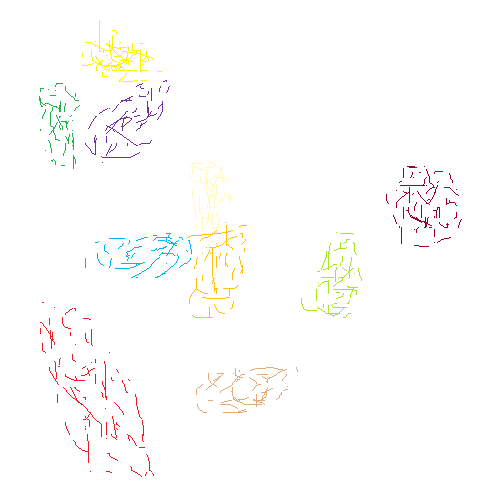
#> input picture 04_clustering/data.png, 500 x 500 px
$ jupyter execute --allow-errors clustering.ipynb
#> lines starting #> are read from the running program, lines starting #| are printed output that depends on the picture
[cell 1]
from PIL import Image
import numpy as np
import pandas as pd

def convert(img_path):

#> called with img_path = 'data.png'
    image = Image.open(img_path)
#> image is the input picture: PIL image 500x500 RGBA; mean R, G, B, A 3.4, 2.7, 1.6, 4.8
    image = image.convert("RGB")
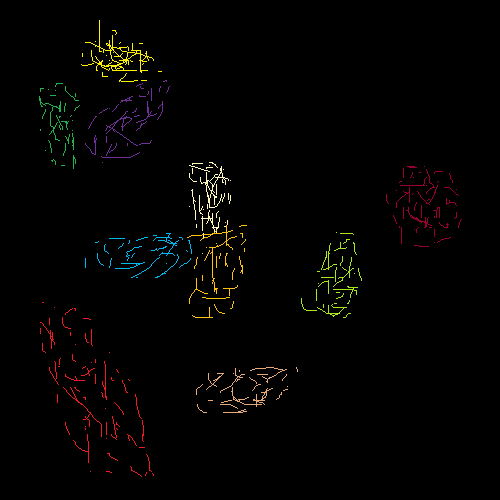
#> image: PIL image 500x500 RGB; mean R, G, B 3.4, 2.7, 1.6

    image_array = np.array(image)

    dataset = []

    for i in range(len(image_array)):
        for j in range(len(image_array[i])):

            pixel = image_array[i][j]

            if not np.array_equal(pixel, [0,0,0]):
                if pixel[0] == 255 and pixel[1] == 242:
                    dataset.append((j, 500 - i, 1))
                elif pixel[0] == 111 and pixel[1] == 49:
                    dataset.append((j, 500 - i, 0))
                elif pixel[0] == 34 and pixel[1] == 177:
                    dataset.append((j, 500 - i, 2))
                elif pixel[0] == 255 and pixel[1] == 249:
                    dataset.append((j, 500 - i, 3))
                elif pixel[0] == 153 and pixel[1] == 0:
                    dataset.append((j, 500 - i, 4))
                elif pixel[0] == 255 and pixel[1] == 194:
                    dataset.append((j, 500 - i, 5))
                elif pixel[0] == 168 and pixel[1] == 230:
                    dataset.append((j, 500 - i, 6))
                elif pixel[0] == 0 and pixel[1] == 183:
                    dataset.append((j, 500 - i, 7))
                elif pixel[0] == 237 and pixel[1] == 28:
                    dataset.append((j, 500 - i, 8))
                elif pixel[0] == 229 and pixel[1] == 170:
                    dataset.append((j, 500 - i, 9))
                else:
                    print(pixel)
#> after the loop, dataset = 4659 items, first 6: (99, 480, 1), (99, 479, 1), (99, 478, 1), (99, 477, 1), (99, 476, 1), (99, 475, 1)

    dataset = pd.DataFrame(dataset)
#> dataset = table of 4659 rows and 3 columns
    return dataset

img_path = "data.png"

dataset = convert(img_path)
#> dataset = table of 4659 rows and 3 columns

# **Wykres oryginalnych klastrów**

[cell 2]
import matplotlib.pyplot as plt

for i in range(10):
    plt.scatter(dataset.loc[dataset.iloc[:, 2] == i].iloc[:, 0], dataset.loc[dataset.iloc[:, 2] == i].iloc[:, 1])

plt.show()
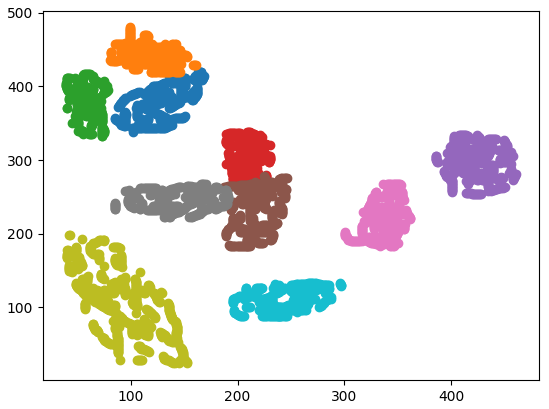
#> figure drawn by matplotlib, 1 panel

[cell 3]
from sklearn.cluster import kmeans_plusplus
from sklearn.datasets import make_blobs

data = dataset.iloc[:, :-1]
#> data = table of 4659 rows and 2 columns

# **Wykresy metryk dla zadania 1**

[cell 4]
import numpy as np
import matplotlib.pyplot as plt
from sklearn.cluster import KMeans
from sklearn.metrics import silhouette_score, calinski_harabasz_score
from sklearn import metrics

# Przykładowe dane
# X = np.random.rand(100, 2)

X = data.values
#> X = 4659 pairs, first value 39 to 461, second value 24 to 480
# Zakres rozważanych wartości k
k_values = range(2, 31)

# Listy przechowujące wartości miar jakości dla różnych k
inertia_values = []
silhouette_scores = []
ch_scores = []
labels_pred = []

# Obliczanie miar jakości dla każdego k
for k in k_values:
    # Wielokrotne wykonanie k-means
    kmeans_scores = []

    kmeans = KMeans(n_clusters=k, init='k-means++', n_init=10)
    cluster_labels = kmeans.fit_predict(X)
    kmeans_scores.append(kmeans.inertia_)  # suma kwadratów odległości

    # Obliczanie średniej i odchylenia standardowego
    mean_score = np.mean(kmeans_scores)
    std_score = np.std(kmeans_scores)

    inertia_values.append(mean_score)
    silhouette_scores.append(silhouette_score(X, cluster_labels))
    ch_scores.append(calinski_harabasz_score(X, kmeans.labels_))
    labels_pred.append(metrics.rand_score(cluster_labels, dataset.iloc[:, 2:].values.reshape(4659,)))
#> after the loop, ch_scores = 29 values, max 16227.7 at index 21, min 3439.7 at index 0, mean 13665.4; inertia_values = 29 values, max 67386891.8 at index 0, min 1175562.4 at index 28, mean 7053651.5; labels_pred = 29 values, max 0.975 at index 9, min 0.514 at index 0, mean 0.918; silhouette_scores = 29 values, max 0.605 at index 4, min 0.404 at index 27, mean 0.485

# Wykresy zależności miar jakości od k
plt.figure(figsize=(12, 4))

plt.subplot(1, 4, 1)
plt.plot(k_values, inertia_values, 'bo-')
plt.xlabel('k')
plt.ylabel('Suma odległości')
plt.title('Metoda łokcia')

plt.subplot(1, 4, 2)
plt.plot(k_values, silhouette_scores, 'ro-')
plt.xlabel('k')
plt.title('Współczynnik sylwetki')

plt.subplot(1, 4, 3)
plt.plot(k_values, ch_scores, 'go-')
plt.xlabel('k')
plt.title('Indeks Calińskiego-Harabasza')

plt.subplot(1, 4, 4)
plt.plot(k_values, labels_pred, 'go-')
plt.xlabel('k')
plt.title('Rand index')

plt.tight_layout()
plt.show()
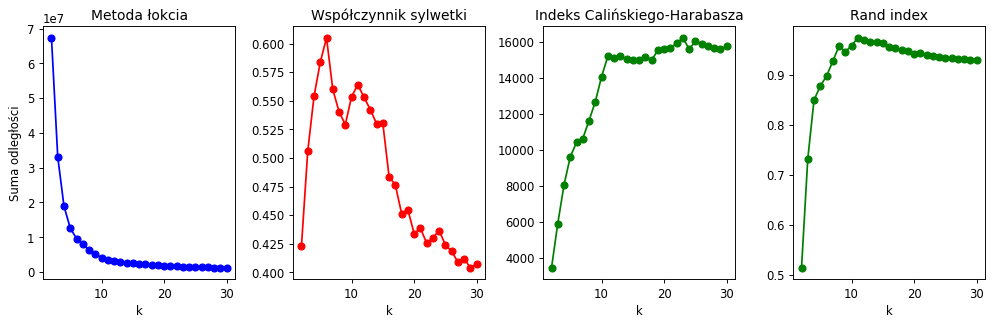
#> figure drawn by matplotlib, 4 panels; panel 1: curve peaks at x = 2, y = 67386891.8; panel 2: curve peaks at x = 6, y = 0.605; panel 3: curve peaks at x = 23, y = 16227.7; panel 4: curve peaks at x = 11, y = 0.975

Miara indeksu calińskiego-Harbasza i random index zachowują się bardzo podobnie i zachowują się prawie zgodnie z rzeczywistością 10 dostaje dobre wyniki ale nie najlepsze. Inne rezultaty daje współczynnik sylwetki dla niego najlepsze dopasowanie jest dla 6 klastrów.
Poniżej jedne z najlepszych wyników dla 6 oraz 11 klastrów.
W rzeczywistości było ich 10.

[cell 5]
kmeans = KMeans(n_clusters=6, init='k-means++', n_init=10)
cluster_labels = kmeans.fit_predict(data.values)
#> cluster_labels = 4659 values, max 5 at index 1315, min 0 at index 3354, mean 2.03

x = data.iloc[:, :-1].values
#> x = 4659 values, max 461 at index 2051, min 39 at index 604, mean 195.8
y = data.iloc[:, 1:].values
#> y = 4659 values, max 480 at index 0, min 24 at index 4658, mean 262.9

plt.scatter(x, y, c = cluster_labels, cmap='viridis')

cbar = plt.colorbar()
cbar.set_label("Values")
plt.show()
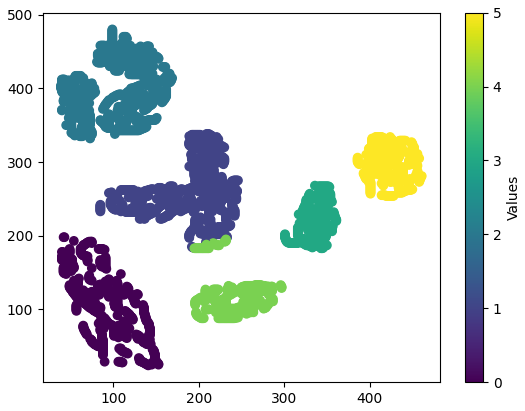
#> figure drawn by matplotlib, 2 panels

Podział dla 6 wydaje się sensowny pomimo drobnego "dziwnego" przyporządkowanie częsciowo klasy jasno niebieskiej.

[cell 6]
kmeans = KMeans(n_clusters=11, init='k-means++', n_init=10)
cluster_labels = kmeans.fit_predict(data.values)
#> cluster_labels = 4659 values, max 10 at index 2341, min 0 at index 0, mean 4.62

x = data.iloc[:, :-1].values
y = data.iloc[:, 1:].values

plt.scatter(x, y, c = cluster_labels, cmap='viridis')

cbar = plt.colorbar()
cbar.set_label("Values")
plt.show()
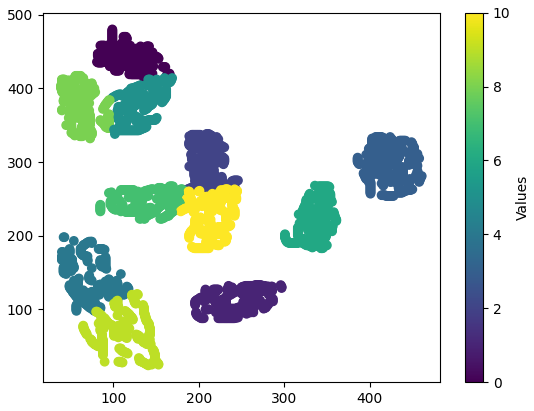
#> figure drawn by matplotlib, 2 panels

Dla 11 jest prawie idealny w rzeczywistości było 10 klas ale w lewym dolnym rogu jeden duży klaster został rozbity na dwa mniejsze.

# **Zadanie 2**

[cell 7]
import numpy as np
from scipy.stats import shapiro
from sklearn.cluster import KMeans
import math


def normality_test(data, alpha=0.05):
    # print(len(data))
    _, p_value = shapiro(data)
    return p_value > alpha

def project_points_onto_line(points, cluster_centers):
    projected_points = []
    m = (cluster_centers[1][1] - cluster_centers[0][1]) / (cluster_centers[1][0] - cluster_centers[0][0])
    c = cluster_centers[0][1] - m * cluster_centers[0][0]

    for i in points:
      num = abs(i[1] - m * i[0] - c)
      den = math.sqrt(1 + m ** 2)
      projected_points.append(num/den)

    return projected_points


def adaptive_cluster_split(X, min_cluster_size=5, alpha=0.05):
    kmeans = KMeans(n_clusters=1, n_init=3)
    kmeans.fit(X)

    res = []
    projected = []

    cluster_centers = kmeans.cluster_centers_
    cluster_labels = kmeans.labels_
    cluster_points = [X[cluster_labels == 0]]
    # print(len(cluster_points[0]))
    points = cluster_points.pop(0)

    sub_kmeans = KMeans(n_clusters=2, n_init=3)
    sub_kmeans.fit(points)
    sub_cluster_centers = sub_kmeans.cluster_centers_
    sub_cluster_labels = sub_kmeans.labels_
    sub_projected = [project_points_onto_line(points[sub_cluster_labels == 0], sub_cluster_centers), project_points_onto_line(points[sub_cluster_labels == 1], sub_cluster_centers)]
    sub_cluster_points = [points[sub_cluster_labels == 0], points[sub_cluster_labels == 1]]

    for sub_points in sub_cluster_points:
        cluster_points.append(sub_points)

    for sub in sub_projected:
      projected.append(sub)

    while len(cluster_points) > 0:
        points = cluster_points.pop(0)
        proj = projected.pop(0)
        # print(len(proj))

        if len(points) < min_cluster_size:
            continue

        if normality_test(proj, alpha):
            # Points follow a normal distribution, no further split needed
            # print("Cluster is normal:", points)
            print(len(points))
            res.append(points)
        else:
            # Split cluster into two subclusters
            # print(len(points))
            sub_kmeans = KMeans(n_clusters=2, n_init=3)
            sub_kmeans.fit(points)
            sub_cluster_centers = sub_kmeans.cluster_centers_
            sub_cluster_labels = sub_kmeans.labels_
            sub_projected = [project_points_onto_line(points[sub_cluster_labels == 0], sub_cluster_centers), project_points_onto_line(points[sub_cluster_labels == 1], sub_cluster_centers)]
            sub_cluster_points = [points[sub_cluster_labels == 0], points[sub_cluster_labels == 1]]

            for sub_points in sub_cluster_points:
                cluster_points.append(sub_points)

            for sub in sub_projected:
                projected.append(sub)

    return np.array(res)


data = dataset.iloc[:, :-1].values
#> data has the same summary as X
#> (the rest of this cell did not finish here and is left out)

#> in adaptive_cluster_split, `points = cluster_points.pop(0)`: points has the same summary as X outside adaptive_cluster_split
#> the loop in project_points_onto_line, `for i in points:` made 3289 passes
#> (i, num) on passes 1 to 3: ([407, 334], 412.9), ([408, 334], 414.5), ([409, 334], 416.1)
#> after the loop in project_points_onto_line, `for i in points:`: projected_points = 3289 values, max 249.1 at index 55, min 0.0905 at index 1330, mean 98.59
#> the loop in project_points_onto_line (call 2), `for i in points:` made 1370 passes
#> (i, num) on passes 1 to 3: ([99, 480], 60.38), ([99, 479], 59.38), ([99, 478], 58.38)
#> the loop in adaptive_cluster_split, `for sub_points in sub_cluster_points:` made 2 passes
#> after the loop in adaptive_cluster_split, `for sub_points in sub_cluster_points:`: cluster_points = 2 items
#> the loop in adaptive_cluster_split, `for sub in sub_projected:` made 2 passes
#> the loop in adaptive_cluster_split, `while len(cluster_points) > 0:` made 14 passes
#> (p_value in normality_test, sub_cluster_centers) on passes 1, 3, 4, 5, 6, 12: (5.51e-42, [[171.8, 185.1], [382.4, 260.2]]), (2.76e-22, [[193, 258.3], [149.4, 107.5]]), (2.15e-17, [[336.1, 220.4], [423.6, 295.6]]), (2.55e-25, [[215.4, 283.1], [170.1, 232.9]]), (6.2e-16, [[244.6, 110.7], [92.2, 105.6]]), (5.12e-14, [[72.5, 140.6], [112.5, 69.51]])
#> p_value in normality_test on passes 2, 7, 8, 9, 10, 11: 2.51e-13, 9.76e-10, 1e-11, 5.76e-13, 8.03e-11, 2.99e-08
#| 1370
#| 434
#| 488
#| 618
#| 600
#| 431
#| 363
#| 355
#> after the loop in adaptive_cluster_split, `while len(cluster_points) > 0:`: cluster_points = []; res = 8 items

#> (a cell that did not finish here is left out)

Najbliższy rzeczywistemu wynikowi w przypadku tej metody otrzymywałem dla 8 klastrów jak wykres poniżej. Najczęstsze podziały to k = 8, 12, 14.
W przypadku 10 wyniki były bardzo dziwne wykres drugi. A dla większej liczby klastrów rezultaty też nie były zbyt dobre.
p - value testowałem w granicach od 1 * 10e-13 do do 2 * 10e-13.
Metoda łokciowa dawała lepsze rezultaty dla danego zbioru danych.

#> (a cell that did not finish here is left out)

#> (a cell that did not finish here is left out)

#> (a cell that did not finish here is left out)

# **Zadanie 3**

## Metoda łokciowa

#> (a cell that did not finish here is left out)

#> (a cell that did not finish here is left out)

#> (a cell that did not finish here is left out)

[cell 15]
columns_to_drop = ['Known As', 'Full Name', 'Value(in Euro)', 'Positions Played', 'Best Position',
                   'Nationality', 'Image Link', 'TotalStats', 'BaseStats', 'Club Name', 'Wage(in Euro)',
                   'Release Clause', 'Club Position', 'Contract Until', 'Club Jersey Number', 'Joined On',
                   'On Loan', 'Preferred Foot', 'Weak Foot Rating', 'Skill Moves', 'International Reputation',
                   'National Team Name', 'National Team Image Link', 'National Team Position',
                   'National Team Jersey Number', 'Attacking Work Rate', 'Defensive Work Rate',
                   'Pace Total', 'Shooting Total', 'Passing Total', 'Dribbling Total', 'Defending Total',
                   'Physicality Total', 'ST Rating', 'LW Rating', 'LF Rating', 'CF Rating', 'RF Rating',
                   'RW Rating', 'CAM Rating', 'LM Rating', 'CM Rating', 'RM Rating', 'LWB Rating',
                   'CDM Rating', 'RWB Rating', 'LB Rating', 'CB Rating', 'RB Rating', 'GK Rating']

#> (the rest of this cell did not finish here and is left out)

Zostawiamy do klasteryzacji poniższe kolumny.

#> (a cell that did not finish here is left out)

#> (a cell that did not finish here is left out)

#> (a cell that did not finish here is left out)

[cell 19]
k = 11
kmeans = KMeans(n_clusters=k, init='k-means++', n_init=10)
cluster_labels = kmeans.fit_predict(X)
#> cluster_labels = 4659 values, max 10 at index 3909, min 0 at index 2226, mean 4.88
